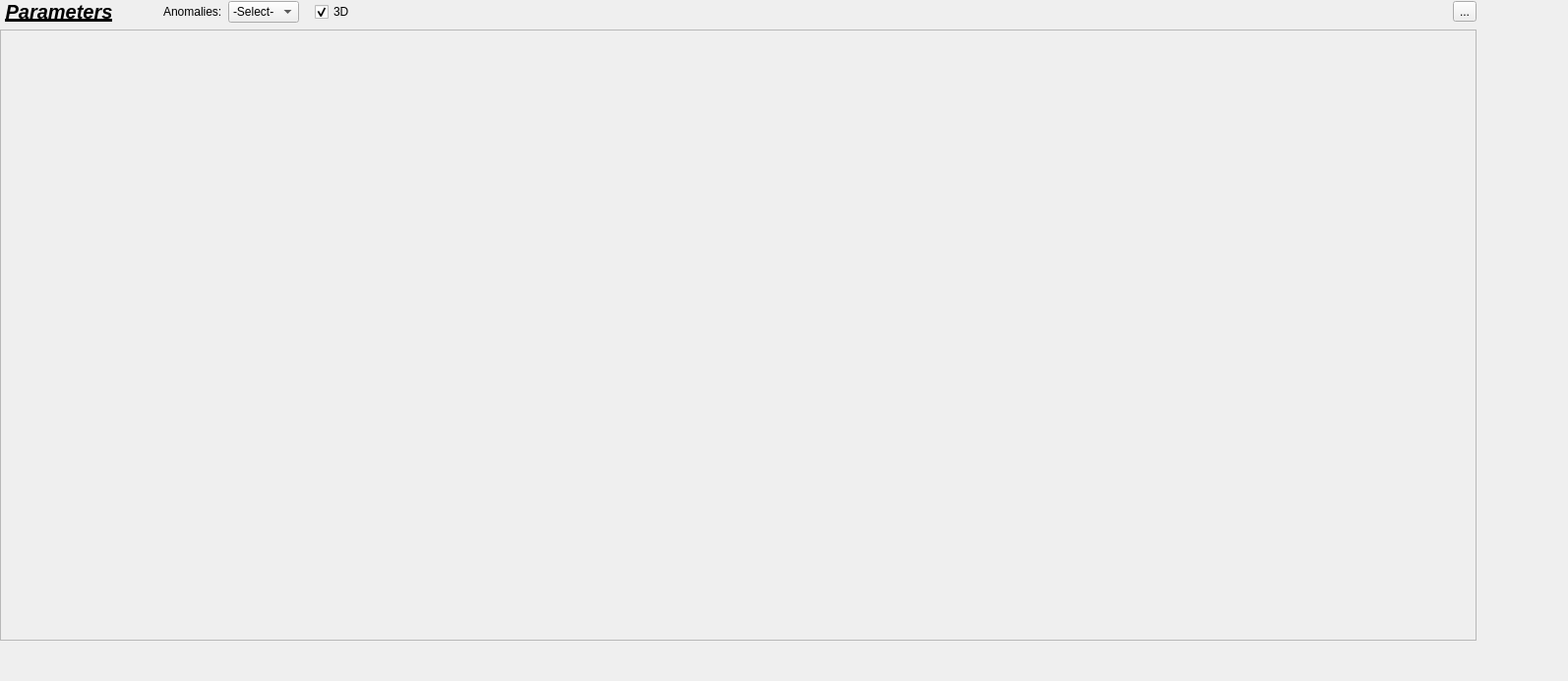
<?xml version="1.0" encoding="UTF-8"?>
<ui version="4.0">
 <class>Form</class>
 <widget class="QWidget" name="Form">
  <property name="geometry">
   <rect>
    <x>0</x>
    <y>0</y>
    <width>1594</width>
    <height>692</height>
   </rect>
  </property>
  <property name="windowTitle">
   <string>Form</string>
  </property>
  <widget class="QWidget" name="verticalLayoutWidget_2">
   <property name="geometry">
    <rect>
     <x>0</x>
     <y>0</y>
     <width>1501</width>
     <height>651</height>
    </rect>
   </property>
   <layout class="QVBoxLayout" name="verticalLayout_6">
    <item>
     <layout class="QHBoxLayout" name="horizontalLayout">
      <item>
       <widget class="QLabel" name="label">
        <property name="sizePolicy">
         <sizepolicy hsizetype="Fixed" vsizetype="Fixed">
          <horstretch>0</horstretch>
          <verstretch>0</verstretch>
         </sizepolicy>
        </property>
        <property name="minimumSize">
         <size>
          <width>120</width>
          <height>0</height>
         </size>
        </property>
        <property name="font">
         <font>
          <pointsize>15</pointsize>
          <weight>75</weight>
          <italic>true</italic>
          <bold>true</bold>
          <underline>true</underline>
          <kerning>false</kerning>
         </font>
        </property>
        <property name="text">
         <string>Parameters</string>
        </property>
        <property name="alignment">
         <set>Qt::AlignCenter</set>
        </property>
       </widget>
      </item>
      <item>
       <spacer name="horizontalSpacer_2">
        <property name="orientation">
         <enum>Qt::Horizontal</enum>
        </property>
        <property name="sizeType">
         <enum>QSizePolicy::Fixed</enum>
        </property>
        <property name="sizeHint" stdset="0">
         <size>
          <width>40</width>
          <height>20</height>
         </size>
        </property>
       </spacer>
      </item>
      <item>
       <widget class="QLabel" name="label_3">
        <property name="sizePolicy">
         <sizepolicy hsizetype="Fixed" vsizetype="Fixed">
          <horstretch>0</horstretch>
          <verstretch>0</verstretch>
         </sizepolicy>
        </property>
        <property name="text">
         <string>Anomalies:</string>
        </property>
       </widget>
      </item>
      <item>
       <widget class="QComboBox" name="comboBox_2">
        <property name="sizePolicy">
         <sizepolicy hsizetype="Fixed" vsizetype="Fixed">
          <horstretch>0</horstretch>
          <verstretch>0</verstretch>
         </sizepolicy>
        </property>
        <item>
         <property name="text">
          <string>-Select-</string>
         </property>
        </item>
       </widget>
      </item>
      <item>
       <spacer name="horizontalSpacer_4">
        <property name="orientation">
         <enum>Qt::Horizontal</enum>
        </property>
        <property name="sizeType">
         <enum>QSizePolicy::Fixed</enum>
        </property>
        <property name="sizeHint" stdset="0">
         <size>
          <width>10</width>
          <height>20</height>
         </size>
        </property>
       </spacer>
      </item>
      <item>
       <widget class="QCheckBox" name="checkBox">
        <property name="sizePolicy">
         <sizepolicy hsizetype="Fixed" vsizetype="Fixed">
          <horstretch>0</horstretch>
          <verstretch>0</verstretch>
         </sizepolicy>
        </property>
        <property name="text">
         <string>3D</string>
        </property>
        <property name="checked">
         <bool>true</bool>
        </property>
        <property name="tristate">
         <bool>false</bool>
        </property>
       </widget>
      </item>
      <item>
       <spacer name="horizontalSpacer">
        <property name="orientation">
         <enum>Qt::Horizontal</enum>
        </property>
        <property name="sizeHint" stdset="0">
         <size>
          <width>40</width>
          <height>20</height>
         </size>
        </property>
       </spacer>
      </item>
      <item>
       <widget class="QToolButton" name="closeAnamoly">
        <property name="text">
         <string>...</string>
        </property>
        <property name="icon">
         <iconset>
          <normaloff>icons/close.png</normaloff>icons/close.png</iconset>
        </property>
       </widget>
      </item>
     </layout>
    </item>
    <item>
     <layout class="QVBoxLayout" name="verticalLayout">
      <item>
       <widget class="QScrollArea" name="scrollArea">
        <property name="widgetResizable">
         <bool>true</bool>
        </property>
        <widget class="QWidget" name="scrollAreaWidgetContents_3">
         <property name="geometry">
          <rect>
           <x>0</x>
           <y>0</y>
           <width>1495</width>
           <height>602</height>
          </rect>
         </property>
         <widget class="QWidget" name="verticalLayoutWidget_6">
          <property name="geometry">
           <rect>
            <x>-1</x>
            <y>-1</y>
            <width>1501</width>
            <height>611</height>
           </rect>
          </property>
          <layout class="QVBoxLayout" name="verticalLayout_7"/>
         </widget>
        </widget>
       </widget>
      </item>
     </layout>
    </item>
   </layout>
  </widget>
 </widget>
 <resources/>
 <connections/>
</ui>
